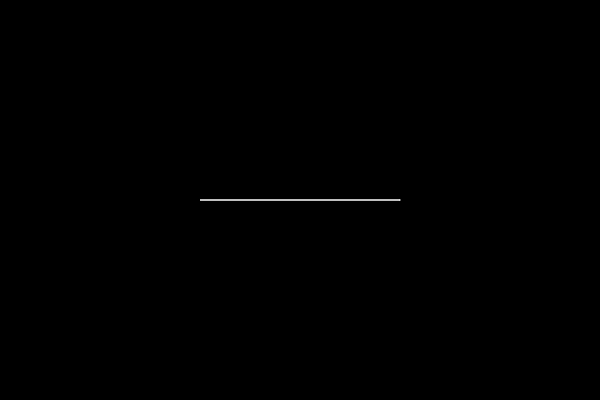
Frame 1 (no input)
Frame 60 (no input): identical to frame 1, image omitted
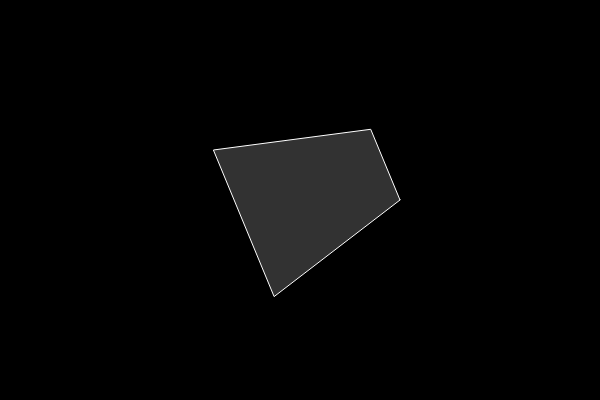
Frame 120 (the mouse pressed at the canvas centre since frame 60)

The p5.js sketch that drew these frames (run headless with seeded random() and noise() and a simulated clock; from frame 60 on, the mouse is pressed at the canvas centre):

// p5.js sketch
// ── sketch.js
let theta;
let r = 100;

function setup(){
  createCanvas(600, 400);
  angleMode(DEGREES);

  stroke(255);
  strokeWeight(1);
  fill(255, 50);//fill(R, G, B, Alpha); / fill(RGB, Alpha);
}

function draw(){
  background(0);
  num = map(mouseX, 0, width, 180, 30);
  if(num < 30) num = 30;

  beginShape();
  for(let angle = 0; angle < 360; angle += num){
    theta = angle;
    let ballX = width/2 + r * cos(theta);
    let ballY = height/2 + r * sin(theta);
    vertex(ballX, ballY);
  }
  endShape(CLOSE);
}


function keyReleased(){
}

function keyPressed(){
}
